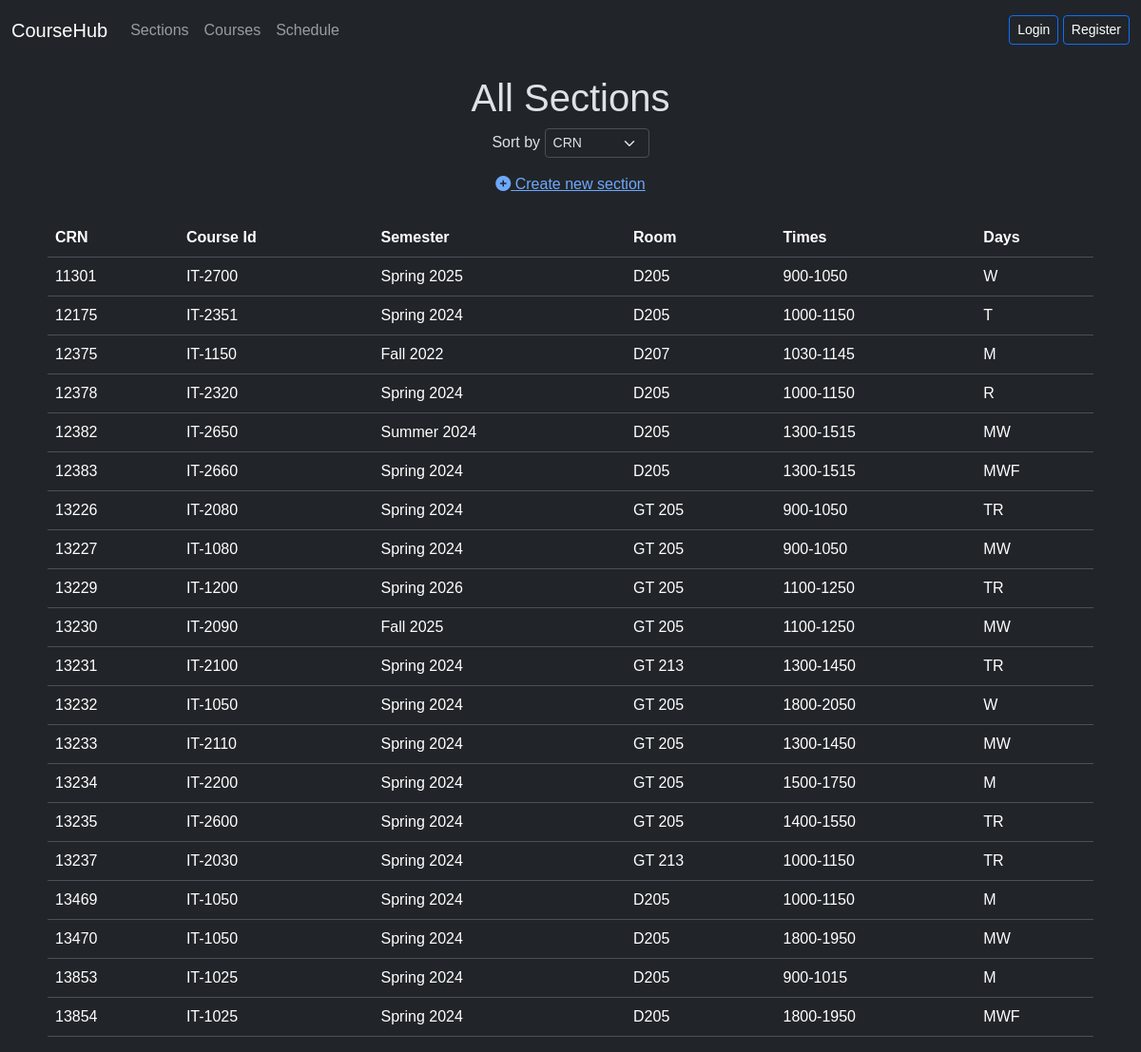
The page /sections.php on the database as committed earlier.
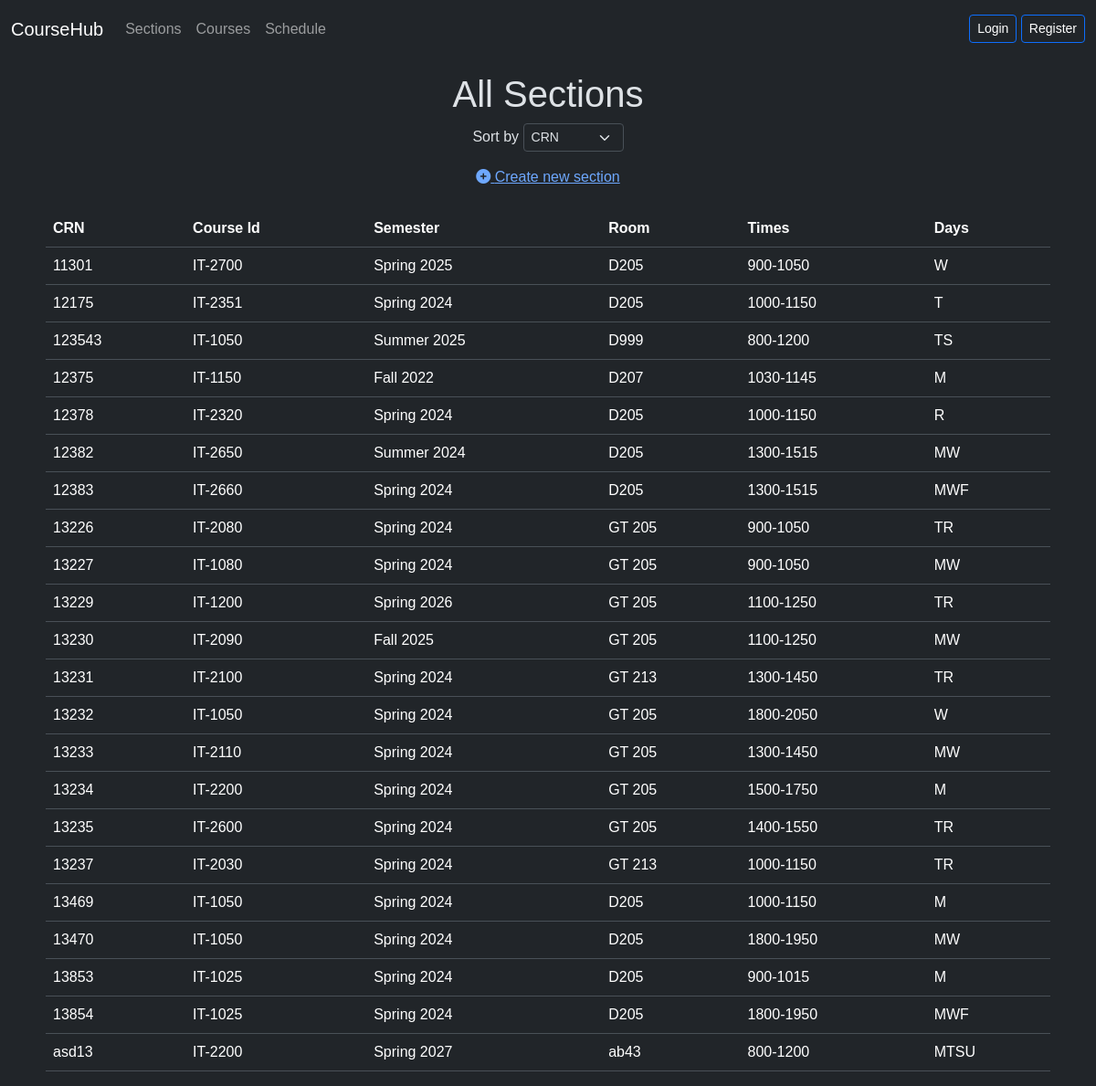
The same page on the database as committed later.
### tables this page shows
CREATE TABLE `sections` (
  `crn` varchar(45) NOT NULL,
  `course_id` varchar(45) DEFAULT NULL,
  `semester` varchar(45) NOT NULL,
  `room` varchar(45) DEFAULT NULL,
  `days` varchar(45) DEFAULT NULL,
  `times` varchar(45) DEFAULT NULL
);

### sections.php (the view, shortened to what this page needs)
<?php
include './navbar.php';
include './connection.php';
$defaultOption = 'crn';
$sortOption = isset($_GET['sortsections']) ? $_GET['sortsections'] : $defaultOption;
$sql = "SELECT * FROM sections ORDER BY $sortOption";
$result = mysqli_query($conn, $sql);
?>
<div class="text-center">
  <h1 class="mt-3">All Sections</h1>
  <p>
    Sort by
    <select name="sortsections" onchange="location.href='sections.php?sortsections=' + this.value" class="form-select form-select-sm d-inline-block w-auto">
      <option value="crn" <?php echo $sortOption == 'crn' ? 'selected' : ''; ?>>CRN</option>
    </select>
  </p>
  <p><a href="addsection.php"><i class="fas fa-plus-circle"></i> Create new section</a></p>
</div>
<div class="container mt-4">
  <table class="table">
    <tr>
      <th>CRN</th>
      <th>Course Id</th>
      <th>Semester</th>
      <th>Room</th>
      <th>Times</th>
      <th>Days</th>
    </tr>
    <?php
    if (mysqli_num_rows($result) > 0) {
      while ($row = mysqli_fetch_assoc($result)) {
    ?>
        <tr>
          <td><?php echo htmlspecialchars($row["crn"]); ?></td>
          <td><?php echo htmlspecialchars($row["course_id"]); ?></td>
          <td><?php echo htmlspecialchars($row["semester"]); ?></td>
          <td><?php echo htmlspecialchars($row["room"]); ?></td>
          <td><?php echo htmlspecialchars($row["times"]); ?></td>
          <td><?php echo htmlspecialchars($row["days"]); ?></td>
        </tr>
    <?php
      }
    } else {
      echo "<tr><td colspan='6'>0 results</td></tr>";
    }
    ?>
  </table>
</div>
</body>
</html>

Rows that differ between the two databases and show on the page:
added sections: crn "123543", course "IT-1050", semester "Summer 2025", room "D999", times "800-1200", days "TS"
added sections: crn "asd13", course "IT-2200", semester "Spring 2027", room "ab43", times "800-1200", days "MTSU"
